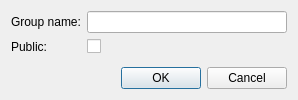
<?xml version="1.0" encoding="UTF-8"?>
<ui version="4.0">
 <class>AddGroupDialog</class>
 <widget class="QDialog" name="AddGroupDialog">
  <property name="geometry">
   <rect>
    <x>0</x>
    <y>0</y>
    <width>298</width>
    <height>100</height>
   </rect>
  </property>
  <property name="windowTitle">
   <string>Add group</string>
  </property>
  <layout class="QGridLayout" name="gridLayout">
   <item row="0" column="0">
    <layout class="QFormLayout" name="formLayout">
     <item row="0" column="0">
      <widget class="QLabel" name="groupNameLabel">
       <property name="text">
        <string>Group name:</string>
       </property>
      </widget>
     </item>
     <item row="0" column="1">
      <widget class="QLineEdit" name="GroupName_"/>
     </item>
     <item row="1" column="0">
      <widget class="QLabel" name="publicLabel">
       <property name="text">
        <string>Public:</string>
       </property>
      </widget>
     </item>
     <item row="1" column="1">
      <widget class="QCheckBox" name="Public_"/>
     </item>
    </layout>
   </item>
   <item row="1" column="0">
    <widget class="QDialogButtonBox" name="buttonBox">
     <property name="orientation">
      <enum>Qt::Horizontal</enum>
     </property>
     <property name="standardButtons">
      <set>QDialogButtonBox::Cancel|QDialogButtonBox::Ok</set>
     </property>
    </widget>
   </item>
  </layout>
 </widget>
 <resources/>
 <connections>
  <connection>
   <sender>buttonBox</sender>
   <signal>accepted()</signal>
   <receiver>AddGroupDialog</receiver>
   <slot>accept()</slot>
   <hints>
    <hint type="sourcelabel">
     <x>248</x>
     <y>254</y>
    </hint>
    <hint type="destinationlabel">
     <x>157</x>
     <y>274</y>
    </hint>
   </hints>
  </connection>
  <connection>
   <sender>buttonBox</sender>
   <signal>rejected()</signal>
   <receiver>AddGroupDialog</receiver>
   <slot>reject()</slot>
   <hints>
    <hint type="sourcelabel">
     <x>316</x>
     <y>260</y>
    </hint>
    <hint type="destinationlabel">
     <x>286</x>
     <y>274</y>
    </hint>
   </hints>
  </connection>
 </connections>
</ui>
